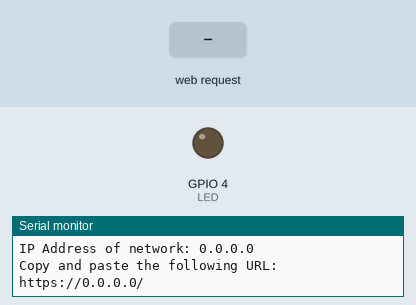
A sketch run on a simulated ESP8266 (NodeMCU). Shown: output pins drawn as LEDs (lit = HIGH), the last lines printed to the serial monitor. Inputs (shaded band) come from the test bench.

Above: at 1.2 s.
1.3 s: HTTP request GET /LED=ON received
At 2.4 s:
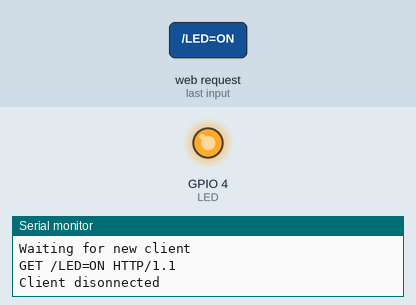
2.8 s: HTTP request GET /LED=OFF received
At 3.6 s:
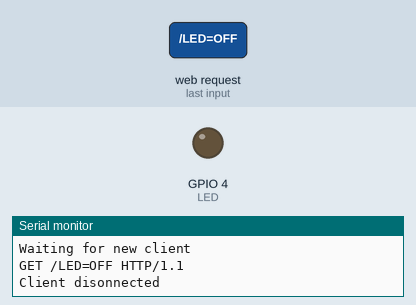
Timing chart, 0 to 5.8 s (numbered marks = the images above; inputs shaded):
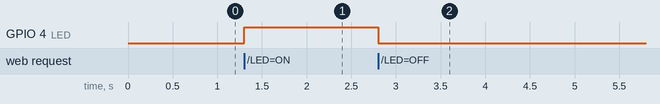

The sketch:

d1-accespoint.ino
```cpp
#include <ESP8266WiFi.h>        // Include the Wi-Fi library

const char *ssid = "ESPPaolo"; // The name of the Wi-Fi network that will be created
const char *password = "paolo";   // The password required to connect to it, leave blank for an open network

int LED = 4;   // led connected to GPIO2 (D2)
WiFiServer server(80);


void setup() {
  Serial.begin(115200);
  delay(10);
  Serial.println('\n');

  pinMode(LED, OUTPUT);
  digitalWrite(LED, LOW);


  WiFi.softAP(ssid, password);             // Start the access point
  Serial.print("Access Point \"");
  Serial.print(ssid);
  Serial.println("\" started");

  Serial.print("IP address:\t");
  Serial.println(WiFi.softAPIP());         // Send the IP address of the ESP8266 to the computer


  server.begin();  // Starts the Server
  Serial.println("Server started");
  Serial.print("IP Address of network: "); // will IP address on Serial Monitor
  Serial.println(WiFi.localIP());
  Serial.print("Copy and paste the following URL: https://"); // Will print IP address in URL format
  Serial.print(WiFi.localIP());
  Serial.println("/");

}

void loop() {
  WiFiClient client = server.available();
  if (!client)
  {
     return;
  }
  Serial.println("Waiting for new client");
  while(!client.available())
  {
    delay(1);
  }
  String request = client.readStringUntil('\r');
  Serial.println(request);
  client.flush();
  int value = LOW;
  if(request.indexOf("/LED=ON") != -1)
  {
    digitalWrite(LED, HIGH); // Turn LED ON
    value = HIGH;
  }
  if(request.indexOf("/LED=OFF") != -1)
  {
    digitalWrite(LED, LOW); // Turn LED OFF
    value = LOW;
  }

//*------------------HTML Page Code---------------------*//

  client.println("HTTP/1.1 200 OK"); //
  client.println("Content-Type: text/html");
  client.println("");
  client.println("<!DOCTYPE HTML>");
  client.println("<html>");


  client.print(" CONTROL LED: ");
  if(value == HIGH)
  {
    client.print("ON");
  }
  else
  {
    client.print("OFF");
  }
  client.println("<br><br>");
  client.println("<a href=\"/LED=ON\"\"><button>ON</button></a>");
  client.println("<a href=\"/LED=OFF\"\"><button>OFF</button></a><br />");
  client.println("</html>");
  delay(1);
  Serial.println("Client disonnected");
  Serial.println("");
}
```

Measured:
- after the input at 1.3 s, GPIO 4 (LED): LOW → HIGH at once
- after the input at 2.8 s, GPIO 4 (LED): HIGH → LOW at once
